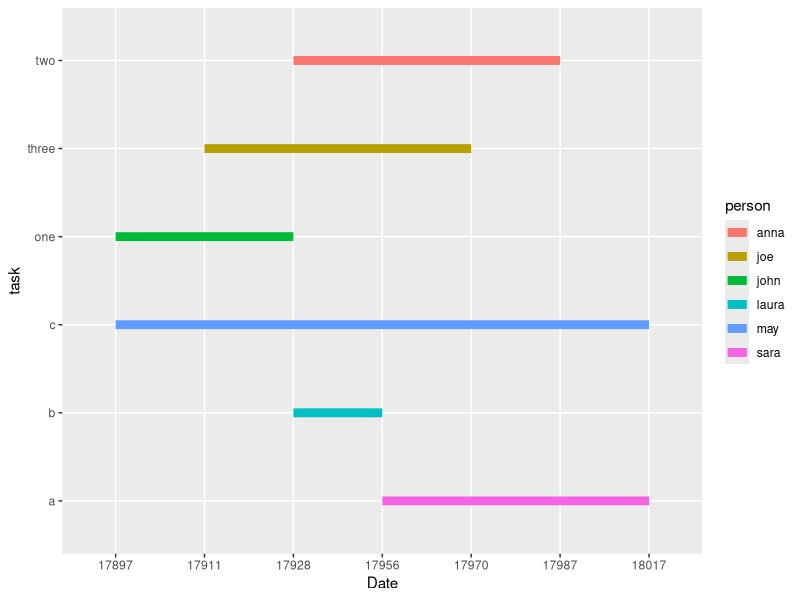

Write R code to recreate this figure.
task <-  c("one","two","three","a","b","c")
group <- c(1,1,2,1,2,2)
start <- as.Date(c("2019-01-01","2019-02-01","2019-01-15","2019-03-01","2019-02-01","2019-01-01"))
end<- as.Date(c("2019-02-01","2019-04-01","2019-03-15","2019-05-01","2019-03-01","2019-05-01"))
person <- c("john","anna","joe","sara","laura","may")


df <- as.data.frame(cbind(task,group,start,end,person))

library(ggplot2)
ggplot(df, aes(colour=person)) + 
  geom_segment(aes(x=start, xend=end, y=task, yend=task), size=3) +
  xlab("Date")

## https://www.molecularecologist.com/2019/01/simple-gantt-charts-in-r-with-ggplot2-and-the-tidyverse/
